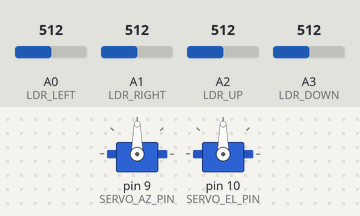
A sketch run on a simulated Arduino Uno, built with avr-gcc and run on an emulated ATmega328P. On the bench: 2 × servo. Inputs (shaded band) come from the test bench; at power-on: A0 (LDR_LEFT) = 512, A1 (LDR_RIGHT) = 512, A2 (LDR_UP) = 512, A3 (LDR_DOWN) = 512.

Above: at 2.2 s.
2.3 s: A0 (LDR_LEFT) set to 556
3.8 s: A0 (LDR_LEFT) set to 590
At 4.28 s:
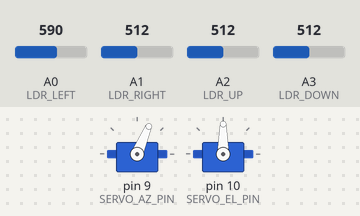
At 5.7 s:
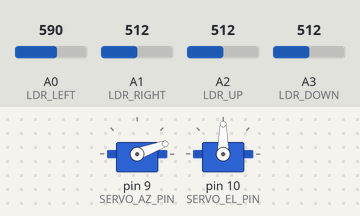
6.8 s: A1 (LDR_RIGHT) set to 636
8.3 s: A1 (LDR_RIGHT) set to 666
At 11.2 s:
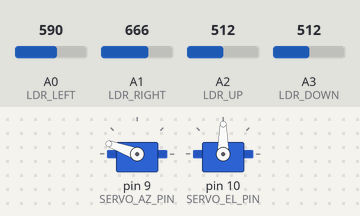
11.3 s: A2 (LDR_UP) set to 556
12.8 s: A2 (LDR_UP) set to 588
At 14.7 s:
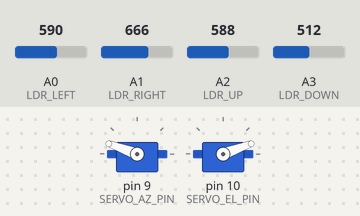
Timing chart, 0 to 16.2 s (numbered marks = the images above; inputs shaded):
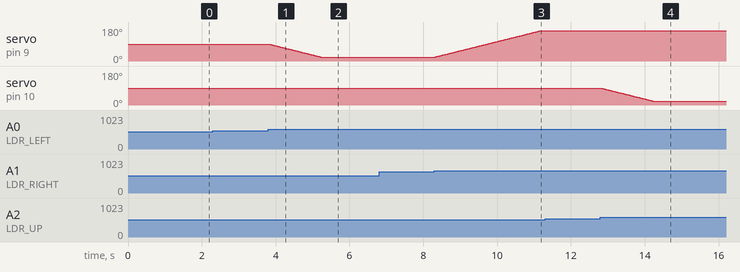

Measured:
- the behaviour switches between 572 and 573 on A0 (LDR_LEFT) (found by bisection; images 0 and 1)
- the behaviour switches between 650 and 651 on A1 (LDR_RIGHT) (found by bisection; images 2 and 3)
- the behaviour switches between 572 and 573 on A2 (LDR_UP) (found by bisection; images 3 and 4)
- after the input at 2.3 s, every drawn part: stays the same
- after the input at 3.8 s, servo on pin 9 (SERVO_AZ_PIN): moves from 90° to 20° over 1.4 s, starting at once
- after the input at 6.8 s, every drawn part: stays the same
- after the input at 8.3 s, servo on pin 9 (SERVO_AZ_PIN): moves from 20° to 160° over 2.9 s, starting at once
- after the input at 11.3 s, every drawn part: stays the same
- after the input at 12.8 s, servo on pin 10 (SERVO_EL_PIN): moves from 90° to 20° over 1.4 s, starting at once

The sketch:

SolarTrackerCharger.ino
```cpp
#include <Servo.h>

// ---------- Pins ----------
const int LDR_LEFT  = A0;
const int LDR_RIGHT = A1;
const int LDR_UP    = A2;
const int LDR_DOWN  = A3;

const int SERVO_AZ_PIN  = 9;   // horizontal
const int SERVO_EL_PIN  = 10;  // vertical

// ---------- Tuning ----------
int DEADBAND = 60;       // min difference to move (0–1023)
int STEP     = 1;        // servo step per update (deg)
int DELAY_MS = 20;       // loop delay

// Servo travel limits (protects mechanics)
int AZ_MIN = 20,  AZ_MAX = 160;   // adjust for your mount
int EL_MIN = 20,  EL_MAX = 160;

// ---------- State ----------
Servo srvAz, srvEl;
int azPos = 90, elPos = 90;

int clamped(int v, int lo, int hi){ return v < lo ? lo : (v > hi ? hi : v); }

void centerServos(){
  azPos = clamped(azPos, AZ_MIN, AZ_MAX);
  elPos = clamped(elPos, EL_MIN, EL_MAX);
  srvAz.write(azPos);
  srvEl.write(elPos);
}

void setup() {
  srvAz.attach(SERVO_AZ_PIN);
  srvEl.attach(SERVO_EL_PIN);
  centerServos();

  analogReference(DEFAULT); // 5V ref
  // Optional: small delay to let power rails settle
  delay(1000);
}

void loop() {
  // Read sensors (simple averaging for noise)
  int L = analogRead(LDR_LEFT);
  int R = analogRead(LDR_RIGHT);
  int U = analogRead(LDR_UP);
  int D = analogRead(LDR_DOWN);

  int horizErr = (L - R); // + = too much left light -> rotate right
  int vertErr  = (U - D); // + = too much up light   -> tilt down

  // Horizontal control
  if (abs(horizErr) > DEADBAND) {
    azPos += (horizErr < 0 ? +STEP : -STEP); // if R brighter, move right
  }

  // Vertical control
  if (abs(vertErr) > DEADBAND) {
    elPos += (vertErr < 0 ? +STEP : -STEP); // if D brighter, move down
  }

  centerServos();
  delay(DELAY_MS);
}
```
